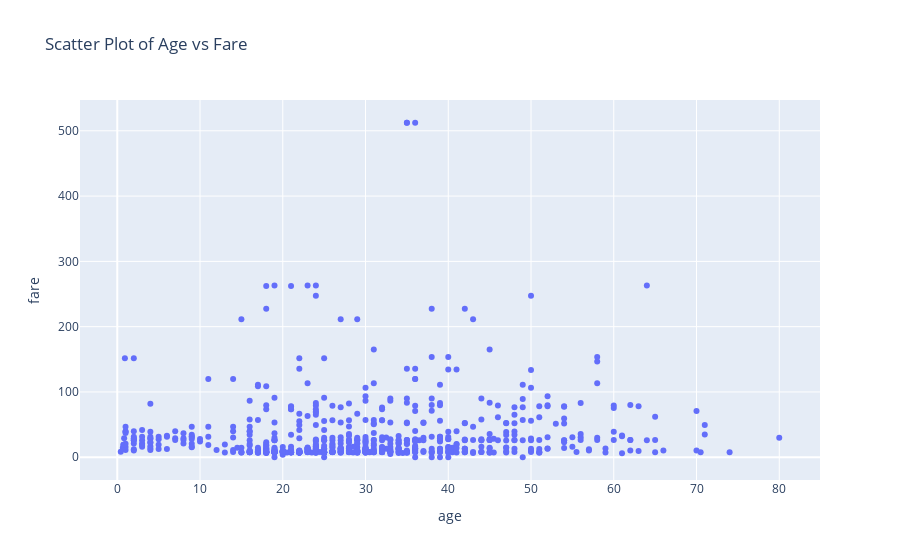

The cell this chart's notebook holds for it:
### Code cell
scatter_plot.show()

### Figure 1 — Plotly figure (JSON) as saved in the notebook; plotly's stock layout.template omitted (floating-point values rounded to 4 significant figures; data arrays with more than 128 entries replaced by an {"elided": "..."} marker saying what was removed)
{"data": [{"hovertemplate": "age=%{x}<br>fare=%{y}<extra></extra>", "legendgroup": "", "marker": {"color": "#636efa", "symbol": "circle"}, "mode": "markers", "name": "", "orientation": "v", "showlegend": false, "type": "scatter", "x": {"elided": "891 float values"}, "xaxis": "x", "y": {"elided": "891 float values"}, "yaxis": "y"}], "layout": {"autosize": true, "legend": {"tracegroupgap": 0}, "title": {"text": "Scatter Plot of Age vs Fare"}, "xaxis": {"anchor": "y", "autorange": true, "domain": [0, 1], "range": [-4.437, 84.86], "title": {"text": "age"}, "type": "linear"}, "yaxis": {"anchor": "x", "autorange": true, "domain": [0, 1], "range": [-42.28, 554.6], "title": {"text": "fare"}, "type": "linear"}}}
